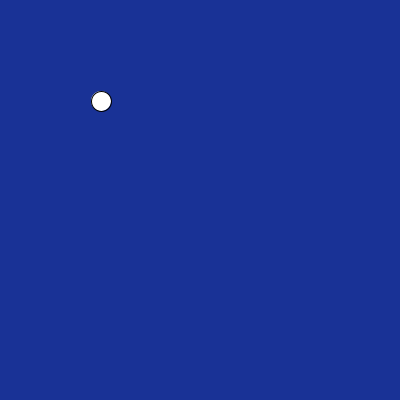
Frame 1 (no input)
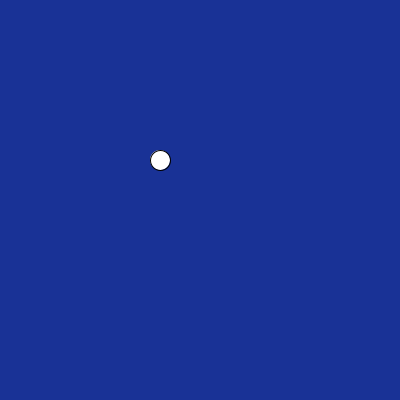
Frame 60 (the mouse pressed at the canvas centre just before this capture)
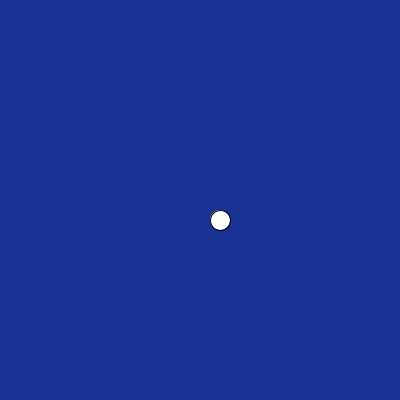
Frame 120 (the mouse held since frame 60 and released just before this capture)

The Processing sketch that drew these frames (run headless with seeded random() and noise(); from frame 60 on, the mouse is pressed at the canvas centre):

// Processing sketch: processing_113280
// ── processing_113280.pde

int diameter=20;
int positionX=100;
int Switch=0;

void setup(){
  size(400,400);
}

void draw(){
  background(25,50,150);
  
  if(positionX>=width-diameter/2){
    Switch=1;
  }
  if(positionX==diameter/2){
    Switch=0;
  }
  if(Switch==0){
    positionX++; //positionX=positionX+1
  
   
  }else if(Switch==1){
    positionX--;
  }
  
 
 ellipse(positionX,positionX,diameter,diameter); 

 
}
